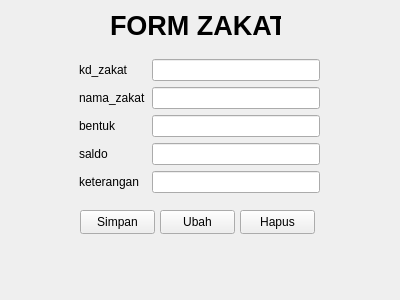
<?xml version="1.0" encoding="UTF-8"?>
<ui version="4.0">
 <class>Form</class>
 <widget class="QWidget" name="Form">
  <property name="geometry">
   <rect>
    <x>0</x>
    <y>0</y>
    <width>400</width>
    <height>300</height>
   </rect>
  </property>
  <property name="windowTitle">
   <string>Form</string>
  </property>
  <widget class="QWidget" name="formLayoutWidget">
   <property name="geometry">
    <rect>
     <x>79</x>
     <y>59</y>
     <width>241</width>
     <height>141</height>
    </rect>
   </property>
   <layout class="QFormLayout" name="formLayout">
    <item row="0" column="0">
     <widget class="QLabel" name="kd_zakatLabel">
      <property name="text">
       <string>kd_zakat</string>
      </property>
     </widget>
    </item>
    <item row="0" column="1">
     <widget class="QLineEdit" name="kd_zakatLineEdit"/>
    </item>
    <item row="1" column="0">
     <widget class="QLabel" name="nama_zakatLabel">
      <property name="text">
       <string>nama_zakat</string>
      </property>
     </widget>
    </item>
    <item row="1" column="1">
     <widget class="QLineEdit" name="nama_zakatLineEdit"/>
    </item>
    <item row="2" column="0">
     <widget class="QLabel" name="bentukLabel">
      <property name="text">
       <string>bentuk</string>
      </property>
     </widget>
    </item>
    <item row="2" column="1">
     <widget class="QLineEdit" name="bentukLineEdit"/>
    </item>
    <item row="3" column="0">
     <widget class="QLabel" name="saldoLabel">
      <property name="text">
       <string>saldo</string>
      </property>
     </widget>
    </item>
    <item row="3" column="1">
     <widget class="QLineEdit" name="saldoLineEdit"/>
    </item>
    <item row="4" column="0">
     <widget class="QLabel" name="keteranganLabel">
      <property name="text">
       <string>keterangan</string>
      </property>
     </widget>
    </item>
    <item row="4" column="1">
     <widget class="QLineEdit" name="keteranganLineEdit"/>
    </item>
   </layout>
  </widget>
  <widget class="QPushButton" name="pushButton">
   <property name="geometry">
    <rect>
     <x>80</x>
     <y>210</y>
     <width>75</width>
     <height>24</height>
    </rect>
   </property>
   <property name="text">
    <string>Simpan</string>
   </property>
  </widget>
  <widget class="QPushButton" name="pushButton_2">
   <property name="geometry">
    <rect>
     <x>160</x>
     <y>210</y>
     <width>75</width>
     <height>24</height>
    </rect>
   </property>
   <property name="text">
    <string>Ubah</string>
   </property>
  </widget>
  <widget class="QPushButton" name="pushButton_3">
   <property name="geometry">
    <rect>
     <x>240</x>
     <y>210</y>
     <width>75</width>
     <height>24</height>
    </rect>
   </property>
   <property name="text">
    <string>Hapus</string>
   </property>
  </widget>
  <widget class="QLabel" name="label">
   <property name="geometry">
    <rect>
     <x>110</x>
     <y>10</y>
     <width>171</width>
     <height>31</height>
    </rect>
   </property>
   <property name="font">
    <font>
     <pointsize>20</pointsize>
     <bold>true</bold>
    </font>
   </property>
   <property name="text">
    <string>FORM ZAKAT</string>
   </property>
  </widget>
 </widget>
 <resources/>
 <connections/>
</ui>
